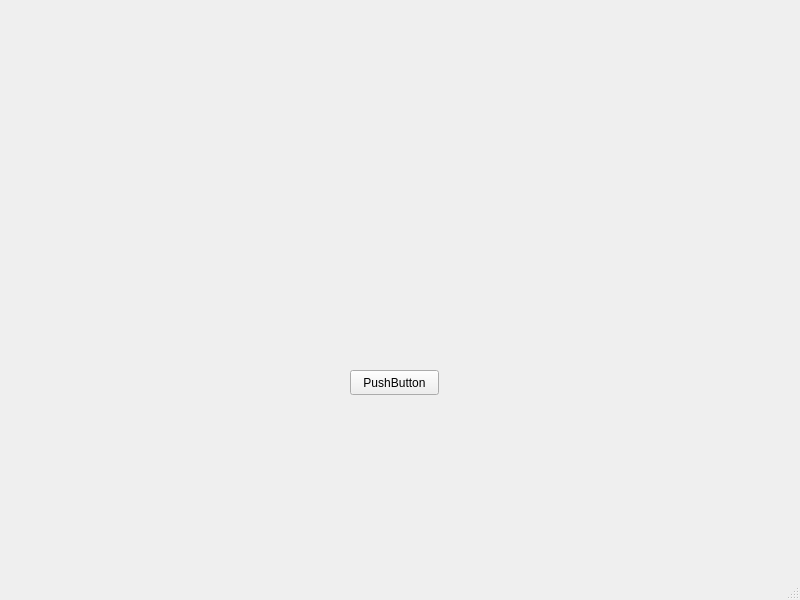
<?xml version="1.0" encoding="UTF-8"?>
<ui version="4.0">
 <class>MainWindow</class>
 <widget class="QMainWindow" name="MainWindow">
  <property name="geometry">
   <rect>
    <x>0</x>
    <y>0</y>
    <width>800</width>
    <height>600</height>
   </rect>
  </property>
  <property name="windowTitle">
   <string>MainWindow</string>
  </property>
  <widget class="QWidget" name="centralwidget">
   <widget class="QPushButton" name="pushButton">
    <property name="geometry">
     <rect>
      <x>350</x>
      <y>370</y>
      <width>89</width>
      <height>25</height>
     </rect>
    </property>
    <property name="text">
     <string>PushButton</string>
    </property>
   </widget>
  </widget>
  <widget class="QMenuBar" name="menubar">
   <property name="geometry">
    <rect>
     <x>0</x>
     <y>0</y>
     <width>800</width>
     <height>27</height>
    </rect>
   </property>
  </widget>
  <widget class="QStatusBar" name="statusbar"/>
 </widget>
 <resources/>
 <connections/>
</ui>
